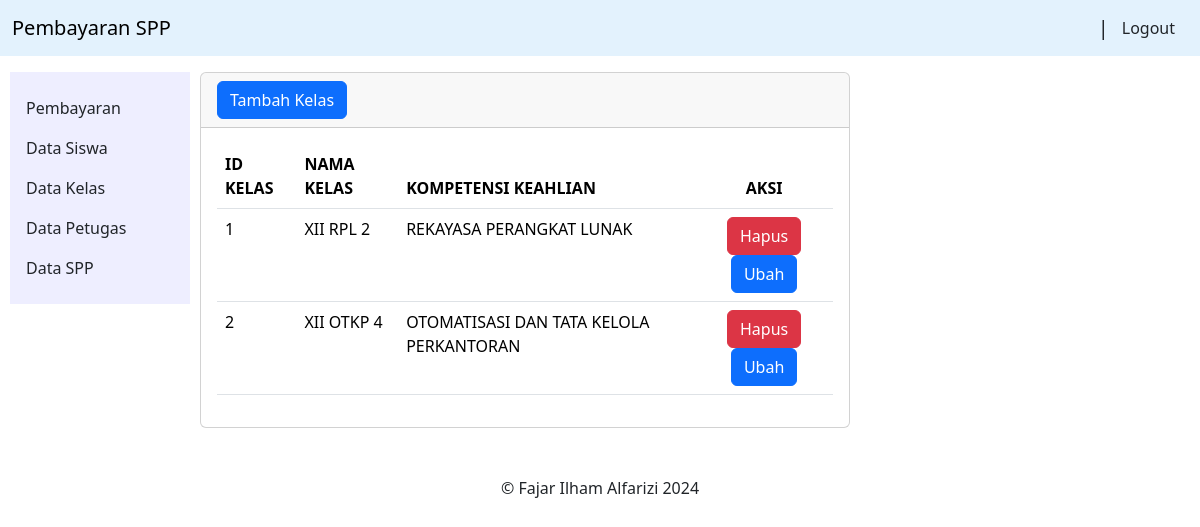
The page /kelas/index.php on the database its author committed.
### tables this page shows
CREATE TABLE kelas (
  id_kelas INTEGER NOT NULL AUTO_INCREMENT PRIMARY KEY,
  nama_kelas VARCHAR(10) NOT NULL,
  kompetensi_keahlian VARCHAR(50)
);

### kelas/index.php (the view, shortened to what this page needs)
<?php
require_once '../layout/header.php';
?>
<?php
require_once '../helper/db.php';
$sql = "SELECT * FROM kelas";
$result = mysqli_query($db, $sql);
$data_kelas = mysqli_fetch_all($result, MYSQLI_ASSOC);
?>
<div class="card" style="width: 650px;">
    <div class="card-header">
        <a href="tambah.php" class="btn btn-primary">Tambah Kelas</a>
    </div>
    <div class="card-body">
        <table class="table">
            <thead>
                <tr>
                    <th>ID KELAS</th>
                    <th>NAMA KELAS</th>
                    <th>KOMPETENSI KEAHLIAN</th>
                    <th class="text-center">AKSI</th>
                </tr>
            </thead>
            <tbody>
                <?php foreach ($data_kelas as $kelas) { ?>
                    <tr>
                        <td><?= $kelas['id_kelas'] ?></td>
                        <td><?= $kelas['nama_kelas'] ?></td>
                        <td><?= $kelas['kompetensi_keahlian'] ?></td>
                        <td class="text-center">
                            <a onclick="return confirm('Anda ingin menghapus data kelas ini?')" href="hapus.php?id_kelas=<?= $kelas['id_kelas'] ?>" class="btn btn-danger">Hapus</a>
                            <a href="ubah.php?id_kelas=<?= $kelas['id_kelas'] ?>" class="btn btn-primary">Ubah</a>
                        </td>
                    </tr>
                <?php } ?>
            </tbody>
        </table>
    </div>
</div>
<?php require_once '../layout/footer.php'; ?>

### rows shown on the page
kelas: id_kelas "1", nama_kelas "XII RPL 2", kompetensi_keahlian "REKAYASA PERANGKAT LUNAK"
kelas: id_kelas "2", nama_kelas "XII OTKP 4", kompetensi_keahlian "OTOMATISASI DAN TATA KELOLA PERKANTORAN"
